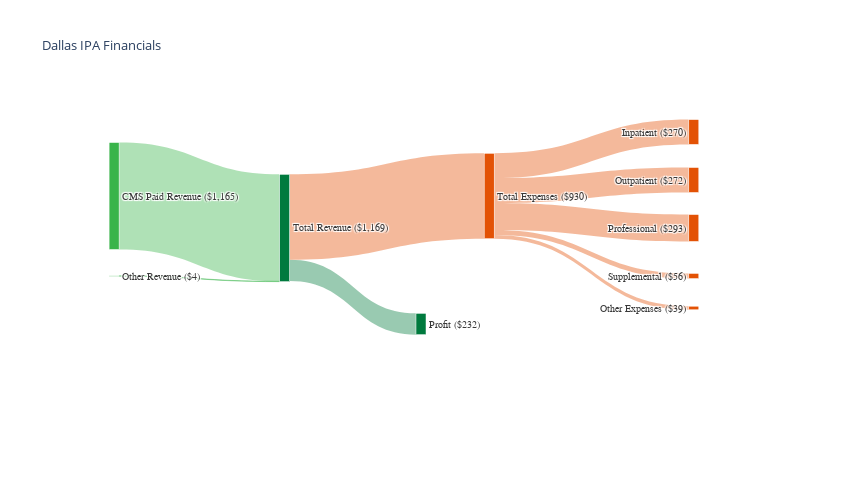

The code cell stored with this chart in its notebook:
### Code cell
import plotly.graph_objects as go

# Data values
values = [1165, 4, 232, 930, 270, 272, 293, 56, 39]
label_values = [1165, 4, values[0]+values[1], 232, 930, 270, 272, 293, 56, 39]
labels = [ 'CMS Paid Revenue', 'Other Revenue', 'Total Revenue', 'Profit', 'Total Expenses', 'Inpatient', 
    'Outpatient', 'Professional', 'Supplemental', 'Other Expenses']

#formatted_labels = [f"{label} (${'{:,}'.format(value)})" for label, value in zip(labels, values + [0] * (len(labels) - len(values)))]
final_label = [y +f' (${x:,})' for x, y in zip(label_values, labels)]

# Define colors
#['#39B44A', '#39B44A', '#007A3E', '#002850', '#E35205', '#F68621', '#F68621', '#F68621', '#F68621', '#F68621']
node_colors = ['rgba(57,180,74,1)', 'rgba(57,180,74,1)', 
                'rgba(0,122,62,1)', 'rgba(0,122,62,1)', 
                'rgba(227,82,5,1)', 'rgba(227,82,5,1)', 
                'rgba(227,82,5,1)', 'rgba(227,82,5,1)'
                ,'rgba(227,82,5,1)','rgba(227,82,5,1)']
# Define explicit positions for nodes
x_positions = [0.05, 0.05, 0.30, 0.50, 0.60, 0.90, 0.90, 0.90, 0.90, 0.90]
y_positions = [0.30, 0.55, 0.40, 0.70, 0.30, 0.10, 0.25, 0.40, 0.55, 0.65]

fig = go.Figure(data=[go.Sankey(
    node=dict(
        pad=50,  # Increased padding between nodes
        thickness=10,  # Reduced node thickness
        line=dict(color="white", width=0.5),
        label=final_label,#formatted_labels,
        color=node_colors,
        x=x_positions,  # Set horizontal positions
        y=y_positions,   # Set vertical positions

    ),
    link=dict(
        source=[0, 1, 2, 2, 4, 4, 4, 4, 4],
        target=[2, 2, 3, 4, 5, 6, 7, 8, 9],
        value=values,
        color=[
            'rgba(57,180,74,0.4)', 'rgba(57,180,74,0.4)', 
            'rgba(0,122,62,0.4)', 'rgba(227,82,5,0.4)', 
            'rgba(227,82,5,0.4)', 'rgba(227,82,5,0.4)', 
            'rgba(227,82,5,0.4)', 'rgba(227,82,5,0.4)','rgba(227,82,5,0.4)'
        ]
    ), textfont=dict(color='#383838', family='Arial', size=10)
)])

# Update layout for A4 landscape
fig.update_layout(
    title_text='Dallas IPA Financials',
    font_size=9,  # Reduced font size for labels
    width=842,  # A4 width in pixels
    height=500 #595
)

fig.show()

### Figure 1 — Plotly figure (JSON) as saved in the notebook; plotly's stock layout.template omitted (floating-point values rounded to 4 significant figures)
{"data": [{"link": {"color": ["rgba(57,180,74,0.4)", "rgba(57,180,74,0.4)", "rgba(0,122,62,0.4)", "rgba(227,82,5,0.4)", "rgba(227,82,5,0.4)", "rgba(227,82,5,0.4)", "rgba(227,82,5,0.4)", "rgba(227,82,5,0.4)", "rgba(227,82,5,0.4)"], "source": [0, 1, 2, 2, 4, 4, 4, 4, 4], "target": [2, 2, 3, 4, 5, 6, 7, 8, 9], "value": [1165, 4, 232, 930, 270, 272, 293, 56, 39]}, "node": {"color": ["rgba(57,180,74,1)", "rgba(57,180,74,1)", "rgba(0,122,62,1)", "rgba(0,122,62,1)", "rgba(227,82,5,1)", "rgba(227,82,5,1)", "rgba(227,82,5,1)", "rgba(227,82,5,1)", "rgba(227,82,5,1)", "rgba(227,82,5,1)"], "label": ["CMS Paid Revenue ($1,165)", "Other Revenue ($4)", "Total Revenue ($1,169)", "Profit ($232)", "Total Expenses ($930)", "Inpatient ($270)", "Outpatient ($272)", "Professional ($293)", "Supplemental ($56)", "Other Expenses ($39)"], "line": {"color": "white", "width": 0.5}, "pad": 50, "thickness": 10, "x": [0.05, 0.05, 0.3, 0.5, 0.6, 0.9, 0.9, 0.9, 0.9, 0.9], "y": [0.3, 0.55, 0.4, 0.7, 0.3, 0.1, 0.25, 0.4, 0.55, 0.65]}, "textfont": {"color": "#383838", "family": "Arial", "size": 10}, "type": "sankey"}], "layout": {"font": {"size": 9}, "height": 500, "title": {"text": "Dallas IPA Financials"}, "width": 842}}
